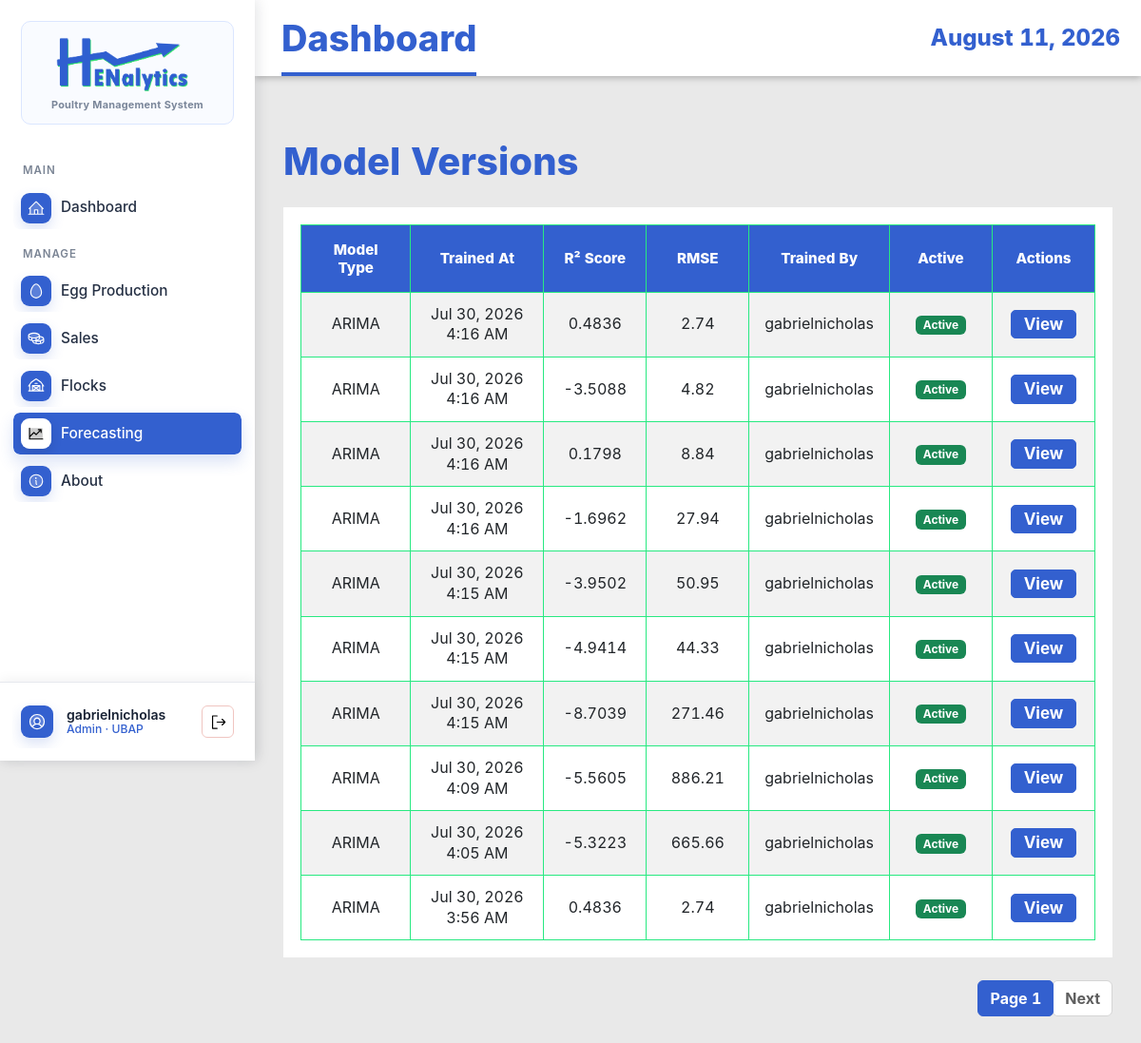
The app's page /model-versions/ (signed in), older data.
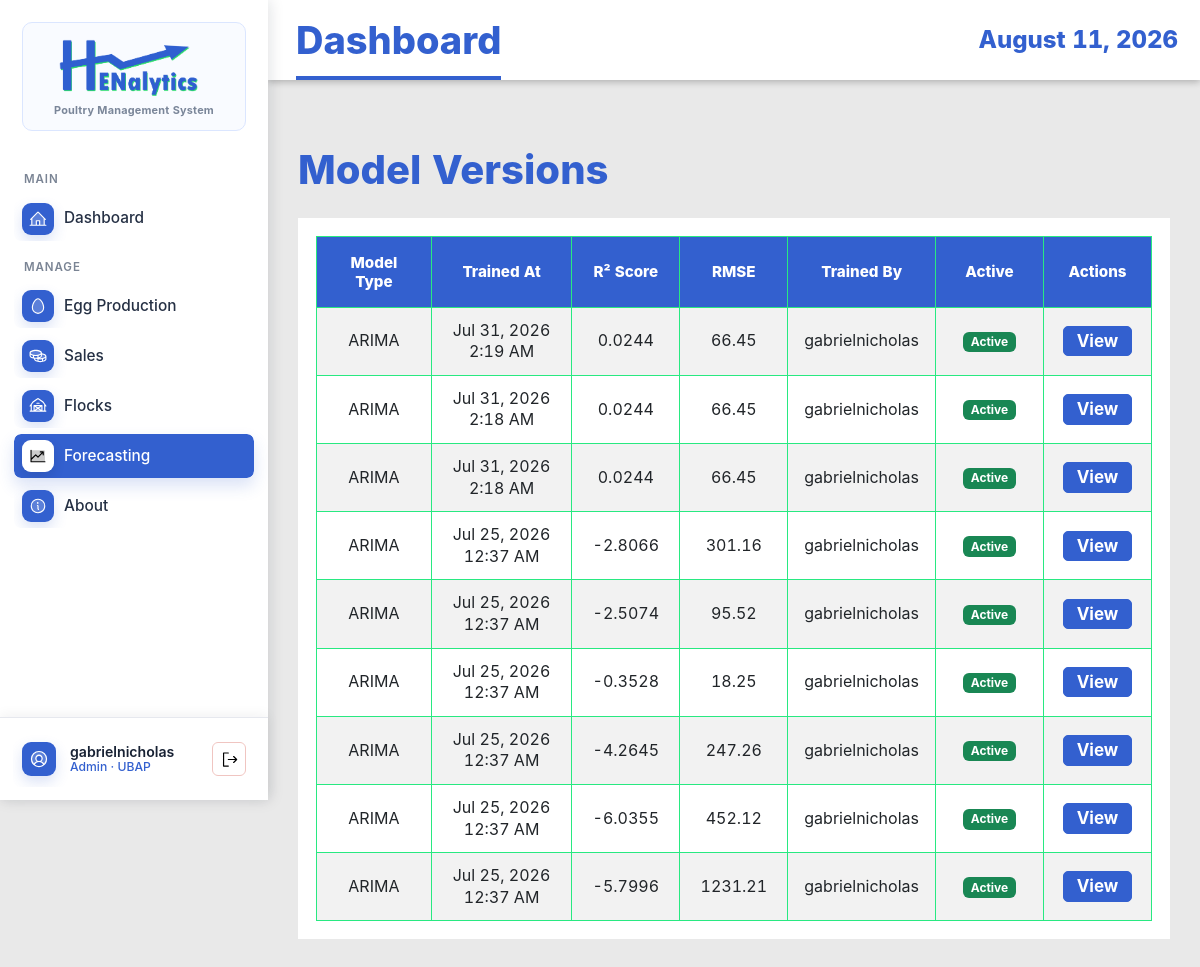
The same page, newer data.
### EggProduction/models.py (models this page shows, shortened)
class ModelVersion(models.Model):
    MODEL_TYPE_CHOICES = (
        ('arima', 'ARIMA'),
        ('mlr', 'Multiple Linear Regression'),
        ('hybrid', 'Hybrid Model'),
        ('lstm', 'LSTM Neural Network'),
    )
    model_type = models.CharField(max_length=20, choices=MODEL_TYPE_CHOICES)
    trained_at = models.DateTimeField(auto_now_add=True)
    triggered_by = models.ForeignKey(User, on_delete=models.SET_NULL, null=True)
    r2_score = models.DecimalField(max_digits=5, decimal_places=4, null=True, blank=True)
    rmse = models.DecimalField(max_digits=10, decimal_places=2, null=True, blank=True)
    mae = models.DecimalField(max_digits=10, decimal_places=2, null=True, blank=True)
    mape = models.DecimalField(max_digits=8, decimal_places=2, null=True, blank=True)
    baseline_rmse = models.DecimalField(max_digits=10, decimal_places=2, null=True, blank=True)
    aic_score = models.DecimalField(max_digits=15, decimal_places=2, null=True, blank=True)
    arima_order = models.CharField(max_length=20, null=True, blank=True, help_text="Format: (p,d,q)")
    pkl_path = models.CharField(max_length=255, null=True, blank=True)
    is_active = models.BooleanField(default=True)
    training_rows = models.IntegerField(null=True, blank=True)
    created_at = models.DateTimeField(auto_now_add=True)
    class Meta:
        ordering = ['-trained_at']
        verbose_name_plural = "Model Versions"

### EggProduction/views.py (the view)
# urls.py: path('model-versions/', views.ModelVersionListView.as_view(), name='model-version-list'),
class ModelVersionListView(ManagerAccessMixin, ListView):
    model = ModelVersion
    template_name = 'egg_production/model_version_list.html'
    context_object_name = 'models'
    paginate_by = 10
    ordering = ['-trained_at']

### EggProduction/views.py (called while the page is built)
    def test_func(self):
        user = self.request.user
        try:
            profile = UserProfile.objects.get(user=user)
            return profile.role in ['admin', 'manager']
        except UserProfile.DoesNotExist:
            return user.is_superuser

### EggProduction/templates/egg_production/model_version_list.html (shortened to what this page needs)
{% extends 'base.html' %}
{% load static %}
{% block content %}
<div class="container mt-4">
    <h1 class="mb-4">Model Versions</h1>
    {% if models %}
    <div class="table-responsive">
        <table class="table table-striped table-hover">
            <thead class="table-dark">
                <tr>
                    <th>Model Type</th>
                    <th>Trained At</th>
                    <th>R² Score</th>
                    <th>RMSE</th>
                    <th>Trained By</th>
                    <th>Active</th>
                    <th>Actions</th>
                </tr>
            </thead>
            <tbody>
                {% for model in models %}
                <tr>
                    <td>{{ model.get_model_type_display }}</td>
                    <td>{{ model.trained_at|date:"M d, Y g:i A" }}</td>
                    <td>{{ model.r2_score|default:"N/A" }}</td>
                    <td>{{ model.rmse|default:"N/A" }}</td>
                    <td>{{ model.triggered_by.get_full_name|default:model.triggered_by.username }}</td>
                    <td>
                        {% if model.is_active %}
                        <span class="badge bg-success">Active</span>
                        {% else %}
                        <span class="badge bg-secondary">Inactive</span>
                        {% endif %}
                    </td>
                    <td>
                        <a href="{% url 'eggproduction:model-version-detail' model.pk %}"
                            class="btn btn-sm btn-info">View</a>
                    </td>
                </tr>
                {% endfor %}
            </tbody>
        </table>
    </div>
    {% if is_paginated %}
    <nav aria-label="Page navigation">
        <ul class="pagination justify-content-center">
            <li class="page-item active"><a class="page-link" href="#">Page {{ page_obj.number }}</a></li>
            {% if page_obj.has_next %}
            <li class="page-item"><a class="page-link" href="?page={{ page_obj.next_page_number }}">Next</a></li>
            {% endif %}
        </ul>
    </nav>
    {% endif %}
    {% else %}
    <div class="alert alert-info">No models available.</div>
    {% endif %}
</div>
{% endblock %}

### EggProduction/templates/base.html (shortened to what the changed rows need)
{% load static %}
<!DOCTYPE html>
<html lang="en">
<head>
    <link href="https://cdn.jsdelivr.net/npm/bootstrap@5.3.0/dist/css/bootstrap.min.css" rel="stylesheet">
    <link rel="stylesheet" href="https://cdn.datatables.net/1.13.8/css/jquery.dataTables.min.css">
    <link rel="stylesheet" href="https://cdn.datatables.net/buttons/2.4.2/css/buttons.dataTables.min.css">
    <link rel="stylesheet" href="{% static 'EggProduction/css/style.css' %}">
</head>
<body class="{% if request.user.is_authenticated %}app-body{% else %}auth-body{% endif %}">
    {% if request.user.is_authenticated %}
    <div class="app-shell">
        <aside class="app-sidebar">
            <a href="{% url 'eggproduction:dashboard' %}" class="brand-lockup">
                <span class="brand-card">
                    <img src="{% static 'EggProduction/img/logo-blue-ver.png' %}" alt="Henalytics">
                    <span class="brand-subtitle">Poultry Management System</span>
                </span>
            </a>
            <nav class="side-nav" aria-label="Main navigation">
                <div class="nav-section-label">MAIN</div>
                <a href="{% url 'eggproduction:dashboard' %}"
                    class="side-link {% if request.resolver_match.url_name == 'dashboard' %}active{% endif %}">
                    <img class="side-icon side-img-icon" src="{% static 'EggProduction/img/house-line-duotone.svg' %}"
                        alt="" aria-hidden="true">
                    <span>Dashboard</span>
                </a>
                <div class="nav-section-label">MANAGE</div>
                <a href="{% url 'eggproduction:production-log-list' %}"
                    class="side-link {% if 'production-log' in request.resolver_match.url_name or 'grading-log' in request.resolver_match.url_name %}active{% endif %}">
                    <img class="side-icon side-img-icon" src="{% static 'EggProduction/img/egg-duotone.svg' %}" alt=""
                        aria-hidden="true">
                    <span>Egg Production</span>
                </a>
                <a href="{% url 'eggproduction:sales-transaction-list' %}"
                    class="side-link {% if 'sales-transaction' in request.resolver_match.url_name or 'sales-item' in request.resolver_match.url_name %}active{% endif %}">
                    <img class="side-icon side-img-icon" src="{% static 'EggProduction/img/coins-duotone.svg' %}" alt=""
                        aria-hidden="true">
                    <span>Sales</span>
                </a>
                <a href="{% url 'eggproduction:flock-list' %}"
                    class="side-link {% if 'flock' in request.resolver_match.url_name %}active{% endif %}">
                    <img class="side-icon side-img-icon" src="{% static 'EggProduction/img/barn-duotone.svg' %}" alt=""
                        aria-hidden="true">
                    <span>Flocks</span>
                </a>
                {% if request.user.is_superuser or request.user.userprofile.role == 'admin' or request.user.userprofile.role == 'manager' %}
                <a href="{% url 'eggproduction:harvest-forecast-list' %}"
                    class="side-link {% if request.resolver_match.url_name == 'experimental-forecasting' or 'forecast' in request.resolver_match.url_name or 'model-version' in request.resolver_match.url_name %}active{% endif %}">
                    <img class="side-icon side-img-icon" src="{% static 'EggProduction/img/chart-line-up-duotone.svg' %}"
                        alt="" aria-hidden="true">
                    <span>Forecasting</span>
                </a>
                {% endif %}
                <a href="{% url 'index' %}"
                    class="side-link {% if request.resolver_match.url_name == 'index' %}active{% endif %}">
                    <img class="side-icon side-img-icon" src="{% static 'EggProduction/img/info-duotone.svg' %}" alt=""
                        aria-hidden="true">
                    <span>About</span>
                </a>
            </nav>
            <div class="sidebar-account">
                <div class="account-summary">
                    <img class="account-avatar-img" src="{% static 'EggProduction/img/user-circle-duotone.svg' %}" alt=""
                        aria-hidden="true">
                    <span class="account-copy">
                        <span class="account-name">{{ request.user.get_full_name|default:request.user.username }}</span>
                        <span class="account-role">
                            {% if request.user.is_superuser %}
                            Admin
                            {% elif request.user.userprofile.display_role %}
                            {{ request.user.userprofile.display_role }}
                            {% else %}
                            Staff
                            {% endif %}
                            &middot; UBAP
                        </span>
                    </span>
                    <form method="post" action="{% url 'logout' %}" class="account-logout-form account-logout-inline" data-swal-logout
                        data-swal-title="Sign out?"
                        data-swal-text="You will be returned to the login page."
                        data-swal-confirm-text="Sign out"
                        data-swal-cancel-text="Stay signed in">
                        <button type="submit" class="account-logout-button" title="Logout" aria-label="Logout">
                            <img class="logout-icon-img" src="{% static 'EggProduction/img/sign-out.svg' %}" alt="" aria-hidden="true">
                        </button>
                    </form>
                </div>
            </div>
        </aside>
        <section class="app-panel">
            <header class="app-topbar">
                <h1>{% block page_title %}Dashboard{% endblock %}</h1>
                <time>{% now "F j, Y" %}</time>
            </header>
            <main class="app-content">
                {% else %}
                <main>
                    {% endif %}
                    {% block content %}{% endblock %}
                    {% if request.user.is_authenticated %}
                </main>
        </section>
    </div>
    {% else %}
    </main>
    {% endif %}
</body>
</html>

Row changes from the older to the newer data that the page shows:
removed ModelVersion: model_type "ARIMA", trained_at "Jul 30, 2026 4:16 AM", r2_score "0.4836", rmse "2.74", triggered_by.get_full_name "gabrielnicholas", is_active "Active"
removed ModelVersion: model_type "ARIMA", trained_at "Jul 30, 2026 4:16 AM", r2_score "-3.5088", rmse "4.82", triggered_by.get_full_name "gabrielnicholas", is_active "Active"
removed ModelVersion: model_type "ARIMA", trained_at "Jul 30, 2026 4:16 AM", r2_score "0.1798", rmse "8.84", triggered_by.get_full_name "gabrielnicholas", is_active "Active"
removed ModelVersion: model_type "ARIMA", trained_at "Jul 30, 2026 4:16 AM", r2_score "-1.6962", rmse "27.94", triggered_by.get_full_name "gabrielnicholas", is_active "Active"
removed ModelVersion: model_type "ARIMA", trained_at "Jul 30, 2026 4:15 AM", r2_score "-3.9502", rmse "50.95", triggered_by.get_full_name "gabrielnicholas", is_active "Active"
removed ModelVersion: model_type "ARIMA", trained_at "Jul 30, 2026 4:15 AM", r2_score "-4.9414", rmse "44.33", triggered_by.get_full_name "gabrielnicholas", is_active "Active"
removed ModelVersion: model_type "ARIMA", trained_at "Jul 30, 2026 4:15 AM", r2_score "-8.7039", rmse "271.46", triggered_by.get_full_name "gabrielnicholas", is_active "Active"
removed ModelVersion: model_type "ARIMA", trained_at "Jul 30, 2026 4:09 AM", r2_score "-5.5605", rmse "886.21", triggered_by.get_full_name "gabrielnicholas", is_active "Active"
removed ModelVersion: model_type "ARIMA", trained_at "Jul 30, 2026 4:05 AM", r2_score "-5.3223", rmse "665.66", triggered_by.get_full_name "gabrielnicholas", is_active "Active"
removed ModelVersion: model_type "ARIMA", trained_at "Jul 30, 2026 3:56 AM", r2_score "0.4836", rmse "2.74", triggered_by.get_full_name "gabrielnicholas", is_active "Active"
added ModelVersion: model_type "ARIMA", trained_at "Jul 31, 2026 2:19 AM", r2_score "0.0244", rmse "66.45", triggered_by.get_full_name "gabrielnicholas", is_active "Active"
added ModelVersion: model_type "ARIMA", trained_at "Jul 31, 2026 2:18 AM", r2_score "0.0244", rmse "66.45", triggered_by.get_full_name "gabrielnicholas", is_active "Active"
added ModelVersion: model_type "ARIMA", trained_at "Jul 31, 2026 2:18 AM", r2_score "0.0244", rmse "66.45", triggered_by.get_full_name "gabrielnicholas", is_active "Active"
now on this page (row unchanged): ModelVersion: model_type "ARIMA", trained_at "Jul 25, 2026 12:37 AM", r2_score "-2.8066", rmse "301.16", triggered_by.get_full_name "gabrielnicholas", is_active "Active"
now on this page (row unchanged): ModelVersion: model_type "ARIMA", trained_at "Jul 25, 2026 12:37 AM", r2_score "-2.5074", rmse "95.52", triggered_by.get_full_name "gabrielnicholas", is_active "Active"
now on this page (row unchanged): ModelVersion: model_type "ARIMA", trained_at "Jul 25, 2026 12:37 AM", r2_score "-0.3528", rmse "18.25", triggered_by.get_full_name "gabrielnicholas", is_active "Active"
now on this page (row unchanged): ModelVersion: model_type "ARIMA", trained_at "Jul 25, 2026 12:37 AM", r2_score "-4.2645", rmse "247.26", triggered_by.get_full_name "gabrielnicholas", is_active "Active"
now on this page (row unchanged): ModelVersion: model_type "ARIMA", trained_at "Jul 25, 2026 12:37 AM", r2_score "-6.0355", rmse "452.12", triggered_by.get_full_name "gabrielnicholas", is_active "Active"
now on this page (row unchanged): ModelVersion: model_type "ARIMA", trained_at "Jul 25, 2026 12:37 AM", r2_score "-5.7996", rmse "1231.21", triggered_by.get_full_name "gabrielnicholas", is_active "Active"
Text that changed along with them:
{{ page_obj.number }}: "1" → (not shown)
text no longer shown: "Page Next"
